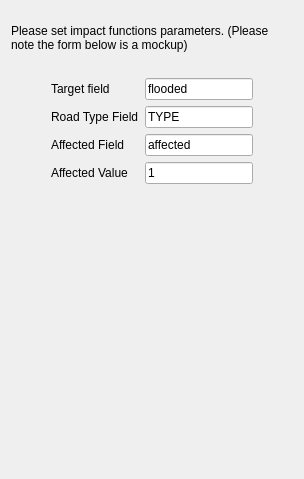
     <widget class="QWidget" name="pgF13ParamsIF">
      <layout class="QVBoxLayout" name="verticalLayout_19">
       <item>
        <spacer name="verticalSpacer_32">
         <property name="orientation">
          <enum>Qt::Vertical</enum>
         </property>
         <property name="sizeType">
          <enum>QSizePolicy::Fixed</enum>
         </property>
         <property name="sizeHint" stdset="0">
          <size>
           <width>20</width>
           <height>13</height>
          </size>
         </property>
        </spacer>
       </item>
       <item>
        <widget class="QLabel" name="label_11">
         <property name="text">
          <string>Please set impact functions parameters. (Please note the form below is a mockup)</string>
         </property>
         <property name="wordWrap">
          <bool>true</bool>
         </property>
        </widget>
       </item>
       <item>
        <spacer name="verticalSpacer_36">
         <property name="orientation">
          <enum>Qt::Vertical</enum>
         </property>
         <property name="sizeType">
          <enum>QSizePolicy::Fixed</enum>
         </property>
         <property name="sizeHint" stdset="0">
          <size>
           <width>20</width>
           <height>20</height>
          </size>
         </property>
        </spacer>
       </item>
       <item>
        <layout class="QHBoxLayout" name="horizontalLayout_3">
         <item>
          <spacer name="horizontalSpacer_33">
           <property name="orientation">
            <enum>Qt::Horizontal</enum>
           </property>
           <property name="sizeType">
            <enum>QSizePolicy::Preferred</enum>
           </property>
           <property name="sizeHint" stdset="0">
            <size>
             <width>40</width>
             <height>20</height>
            </size>
           </property>
          </spacer>
         </item>
         <item>
          <layout class="QFormLayout" name="formLayout">
           <item row="0" column="0">
            <widget class="QLabel" name="targetFieldLabel">
             <property name="text">
              <string>Target field</string>
             </property>
            </widget>
           </item>
           <item row="0" column="1">
            <widget class="QLineEdit" name="targetFieldLineEdit">
             <property name="text">
              <string>flooded</string>
             </property>
            </widget>
           </item>
           <item row="1" column="0">
            <widget class="QLabel" name="roadTypeFieldLabel">
             <property name="text">
              <string>Road Type Field</string>
             </property>
            </widget>
           </item>
           <item row="1" column="1">
            <widget class="QLineEdit" name="roadTypeFieldLineEdit">
             <property name="text">
              <string>TYPE</string>
             </property>
            </widget>
           </item>
           <item row="2" column="0">
            <widget class="QLabel" name="affectedFieldLabel">
             <property name="text">
              <string>Affected Field</string>
             </property>
            </widget>
           </item>
           <item row="2" column="1">
            <widget class="QLineEdit" name="affectedFieldLineEdit">
             <property name="text">
              <string>affected</string>
             </property>
            </widget>
           </item>
           <item row="3" column="0">
            <widget class="QLabel" name="affectedValueLabel">
             <property name="text">
              <string>Affected Value</string>
             </property>
            </widget>
           </item>
           <item row="3" column="1">
            <widget class="QLineEdit" name="affectedValueLineEdit">
             <property name="text">
              <string>1</string>
             </property>
            </widget>
           </item>
          </layout>
         </item>
         <item>
          <spacer name="horizontalSpacer_34">
           <property name="orientation">
            <enum>Qt::Horizontal</enum>
           </property>
           <property name="sizeHint" stdset="0">
            <size>
             <width>40</width>
             <height>20</height>
            </size>
           </property>
          </spacer>
         </item>
        </layout>
       </item>
       <item>
        <spacer name="verticalSpacer_35">
         <property name="orientation">
          <enum>Qt::Vertical</enum>
         </property>
         <property name="sizeType">
          <enum>QSizePolicy::Expanding</enum>
         </property>
         <property name="sizeHint" stdset="0">
          <size>
           <width>20</width>
           <height>284</height>
          </size>
         </property>
        </spacer>
       </item>
      </layout>
     </widget>
